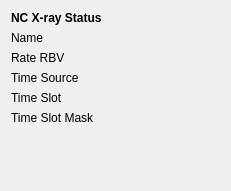
<?xml version="1.0" encoding="UTF-8"?>
<ui version="4.0">
 <class>Form</class>
 <widget class="QWidget" name="Form">
  <property name="geometry">
   <rect>
    <x>0</x>
    <y>0</y>
    <width>231</width>
    <height>191</height>
   </rect>
  </property>
  <property name="windowTitle">
   <string>Form</string>
  </property>
  <layout class="QVBoxLayout" name="verticalLayout">
   <item>
    <widget class="QLabel" name="sc_label">
     <property name="font">
      <font>
       <weight>75</weight>
       <bold>true</bold>
       <underline>false</underline>
      </font>
     </property>
     <property name="text">
      <string>NC X-ray Status</string>
     </property>
    </widget>
   </item>
   <item>
    <layout class="QGridLayout" name="sc_grid_layout">
     <item row="1" column="1">
      <widget class="PyDMLabel" name="nc_rate_rbv">
       <property name="toolTip">
        <string/>
       </property>
       <property name="alignment">
        <set>Qt::AlignCenter</set>
       </property>
      </widget>
     </item>
     <item row="4" column="0">
      <widget class="QLabel" name="time_slot_mask_label">
       <property name="text">
        <string>Time Slot Mask</string>
       </property>
      </widget>
     </item>
     <item row="4" column="1">
      <widget class="PyDMLabel" name="nc_time_slot_mask_rbv">
       <property name="toolTip">
        <string/>
       </property>
       <property name="alignment">
        <set>Qt::AlignCenter</set>
       </property>
      </widget>
     </item>
     <item row="0" column="1">
      <widget class="PyDMLabel" name="nc_pattern_name_rbv">
       <property name="toolTip">
        <string/>
       </property>
       <property name="alignment">
        <set>Qt::AlignCenter</set>
       </property>
      </widget>
     </item>
     <item row="2" column="0">
      <widget class="QLabel" name="time_source_label">
       <property name="text">
        <string>Time Source</string>
       </property>
      </widget>
     </item>
     <item row="1" column="0">
      <widget class="QLabel" name="rate_rbv_label">
       <property name="text">
        <string>Rate RBV</string>
       </property>
      </widget>
     </item>
     <item row="3" column="1">
      <widget class="PyDMLabel" name="nc_time_slot_rbv">
       <property name="toolTip">
        <string/>
       </property>
       <property name="alignment">
        <set>Qt::AlignCenter</set>
       </property>
      </widget>
     </item>
     <item row="3" column="0">
      <widget class="QLabel" name="time_slot_label">
       <property name="text">
        <string>Time Slot</string>
       </property>
      </widget>
     </item>
     <item row="2" column="1">
      <widget class="PyDMLabel" name="nc_time_source_rbv">
       <property name="toolTip">
        <string/>
       </property>
       <property name="alignment">
        <set>Qt::AlignCenter</set>
       </property>
      </widget>
     </item>
     <item row="0" column="0">
      <widget class="QLabel" name="name_label">
       <property name="text">
        <string>Name</string>
       </property>
      </widget>
     </item>
    </layout>
   </item>
   <item>
    <spacer name="verticalSpacer">
     <property name="orientation">
      <enum>Qt::Vertical</enum>
     </property>
     <property name="sizeHint" stdset="0">
      <size>
       <width>20</width>
       <height>40</height>
      </size>
     </property>
    </spacer>
   </item>
  </layout>
 </widget>
 <customwidgets>
  <customwidget>
   <class>PyDMLabel</class>
   <extends>QLabel</extends>
   <header>pydm.widgets.label</header>
  </customwidget>
 </customwidgets>
 <resources/>
 <connections/>
</ui>
